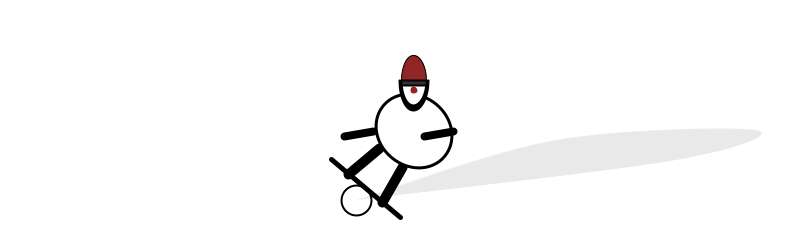
Frame 1 (no input)
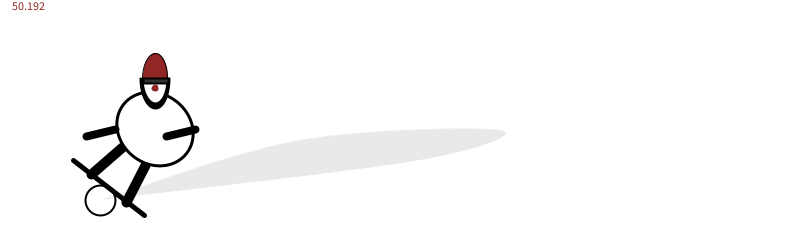
Frame 60 (the mouse pressed at the canvas centre just before this capture)
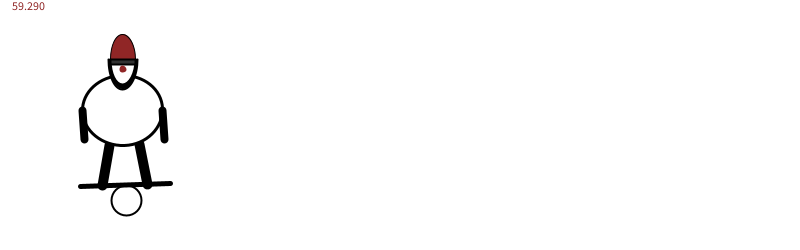
Frame 120 (the mouse held since frame 60 and released just before this capture)

The Processing sketch that drew these frames (run headless with seeded random() and noise(); from frame 60 on, the mouse is pressed at the canvas centre):

// Processing sketch: processing_20318
// ── processing_20318.pde

// Guillaume LUNG TUNG
// Robot Yvan

  int absoluteX, absoluteY = 0;

  color couleurYvan = color(144,38,38);
  int largeurVentre = 80;
  int hauteurVentre = 70;
  int longueurJambesYvan = 40;
  int longueurBrasYvan = 30;  
  int hauteurTete = 50;
  int largeurBarbe = 4;
  int hauteurBarbe = 10;
  int rollaX = 400;
  int rollaY = 200;
  int diametreRolla = 30;
  float largeurRolla = diametreRolla * 1.5;
  int angleYvan = 0;
  int balanceRolla = 1;
  int counter = 0;
  
  float x, targetX, targetY;
  float easing = 0.1;


void setup()
{
  size(800, 250);
  background(255,255,255);
  smooth();
  frameRate(60);
  
}

void draw()
{
  background(255,255,255);
  text(frameRate, 10,10);
  
  int lastAngleYvan = angleYvan;
  angleYvan = -(mouseX-width/2)/10;
  //BALANCEMENT
  angleYvan += counter ;
  if (counter >= 20 || counter <= -20)
    balanceRolla = balanceRolla * -1;
  counter += 1.2*balanceRolla;
  //DEPLACEMENT  
  rollaX += ( lastAngleYvan - angleYvan * 1.1);
  //pour ne pas depasser l'ecran
  rollaX = max(100,rollaX);
  rollaX = min(width-100,rollaX);

  pushMatrix();
  translate(rollaX,rollaY);
  absoluteX = rollaX;
  absoluteY = rollaY;
  rollaX = 0;
  rollaY = 0;
  
  //OMBRE
  stroke(255,255,255);
  strokeWeight(0);
  fill(200,200,200,100);
  beginShape();
  curveVertex(rollaX,rollaY);
  curveVertex(rollaX,rollaY);
  curveVertex(rollaX-(mouseX-width/2)*0.8, rollaY-40);
  curveVertex(rollaX-(mouseX-width/2), rollaY-70);
  curveVertex(rollaX-(mouseX-width/2)*0.5, rollaY-60);
  curveVertex(rollaX,rollaY);
  curveVertex(rollaX,rollaY);
  endShape();
  noFill();
  stroke(0,0,0);
  
  //ROLLA
  strokeWeight(2);  
  ellipse(rollaX, rollaY, diametreRolla, diametreRolla);
  //int x = rollaX + int(cos(radians(angleYvan)) * diametreRolla / 2);

  rotate(radians(angleYvan));
  //PLANCHE ROLLA
  strokeWeight(5);
  line(rollaX-largeurRolla, rollaY-diametreRolla/2,rollaX+largeurRolla,rollaY-diametreRolla/2);
  //JAMBES
  strokeWeight(10);  
  line(rollaX-largeurRolla/2, rollaY-diametreRolla/2,rollaX-largeurRolla/3,rollaY-diametreRolla/2-longueurJambesYvan);
  line(rollaX+largeurRolla/2, rollaY-diametreRolla/2,rollaX+largeurRolla/3,rollaY-diametreRolla/2-longueurJambesYvan);
  //VENTRE
  fill(255,255,255);
  strokeWeight(3);
  int centreVentreX = rollaX;
  int centreVentreY = rollaY - diametreRolla/2 - longueurJambesYvan - hauteurVentre/2;
  ellipse(centreVentreX, centreVentreY, largeurVentre, hauteurVentre);
  noFill();
  
  pushMatrix();
  translate(centreVentreX,centreVentreY);
  rotate(radians(-angleYvan));
  //TETE
  //bonnet
  strokeWeight(1);
  fill(couleurYvan);
  arc(0,0-hauteurVentre/2-hauteurTete/3,hauteurTete/2,hauteurTete,PI,TWO_PI);
  //barbe
  strokeWeight(2);
  fill(0,0,0);
  arc(0,0-hauteurVentre/2-hauteurTete/3,hauteurTete/2+largeurBarbe,hauteurTete+hauteurBarbe,0,PI);
  //visage
  fill(255,255,255);
  arc(0,0-hauteurVentre/2-hauteurTete/3,hauteurTete/2,hauteurTete,0,PI);
  //YEUX
  fill(50,50,50);
  rect(0-hauteurTete/4,0-hauteurVentre/2-hauteurTete/3-0,hauteurTete/2,5);
  noFill();
  //NEZ
  stroke(couleurYvan);
  fill(couleurYvan);
  ellipse(0,0-hauteurVentre/2-hauteurTete/3+10,5,5);
  stroke(0,0,0);
  noFill();
  //BRAS
  strokeWeight(8);
  line(0-largeurVentre/2,0,0-largeurVentre/2-int(cos(radians(2*(-angleYvan+45)))*longueurBrasYvan),0+int(sin(radians(2*(-angleYvan+45)))*longueurBrasYvan));
  line(0+largeurVentre/2,0,0+largeurVentre/2-int(cos(radians(2*(-angleYvan+45)))*longueurBrasYvan),0+int(sin(radians(2*(-angleYvan+45)))*longueurBrasYvan));
  //line(0+largeurVentre/2,0,0+largeurVentre/2+longueurBrasYvan/2,0+longueurBrasYvan);  
  popMatrix();
  
  rollaX = absoluteX;
  rollaY = absoluteY;
  popMatrix();
  
  

}
                                
                                
                                
                                
                                
                                
                                
